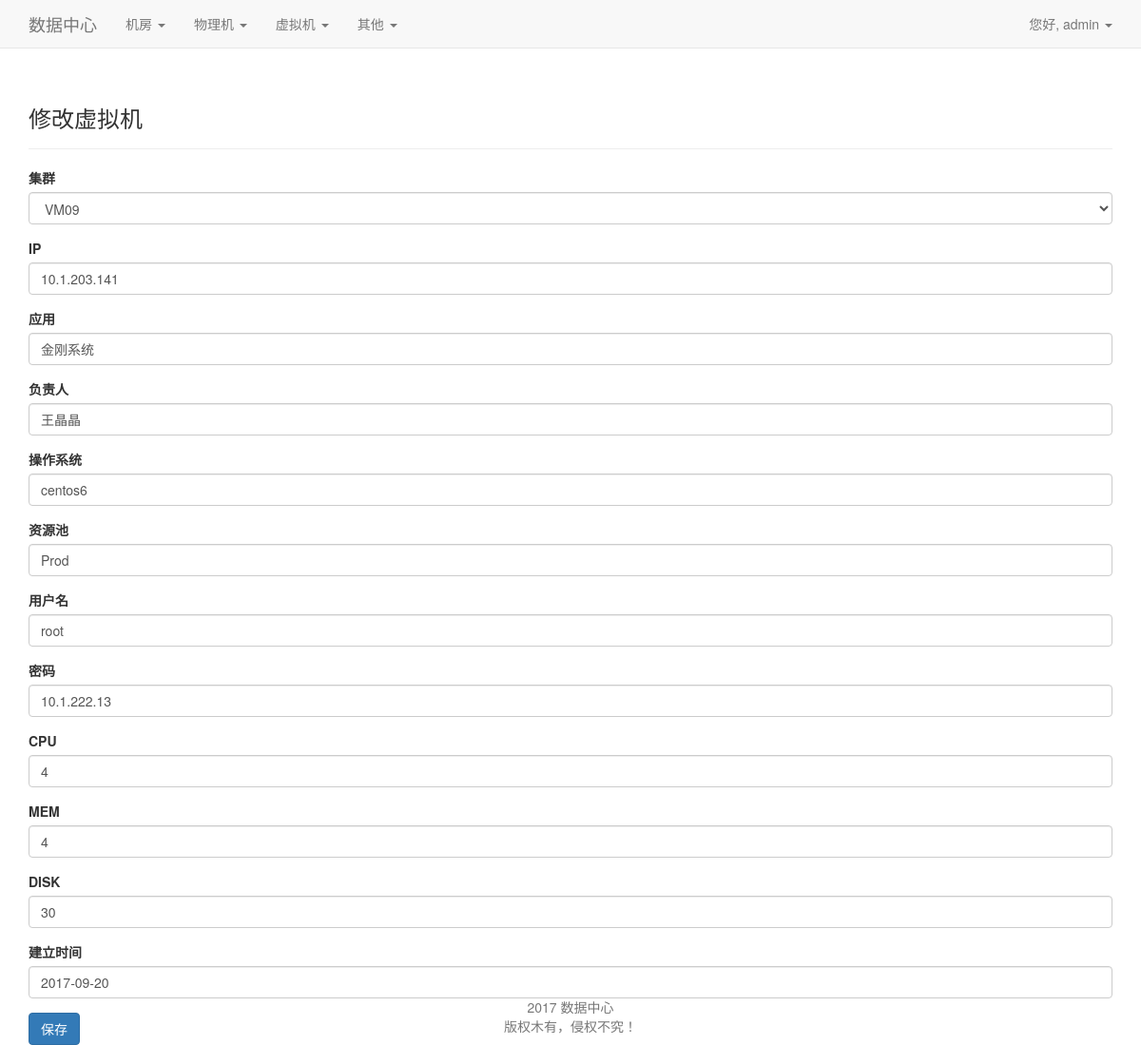
The page /vm_edit/1/ (signed in) on the database its author committed.
### yto_cmdb/models.py (models this page shows, shortened)
class vm_cluster(models.Model):
    vm_cluster_name=models.CharField(max_length=200)
    other=models.CharField(max_length=200)
    date_added = models.DateTimeField(auto_now_add=True)
    def __str__(self):
        return self.vm_cluster_name

class vm(models.Model):
    vm_cluster_name = models.ForeignKey(vm_cluster)
    ip_text=models.CharField(max_length=200,unique=True)
    app_text = models.CharField(max_length=200)
    order_text = models.CharField(max_length=200)
    os_text = models.CharField(max_length=200)
    pool_text = models.CharField(max_length=200)
    user_text = models.CharField(max_length=200)
    pass_text = models.CharField(max_length=200)
    cpu_text = models.CharField(max_length=200)
    mem_text = models.CharField(max_length=200)
    disk_text = models.CharField(max_length=200)
    date_added=models.DateField()

### yto_cmdb/views.py (the view)
# urls.py: url(r'^vm_edit/(?P<item_id>\d+)/$', views.vm_edit, name='vm_edit'),
@permission_required('yto_cmdb.delete_vm', 'yto_cmdb.add_vm','yto_cmdb.change_vm')
@login_required()
def vm_edit(request, item_id):
    entry = vm.objects.get(id=item_id)
    if request.method != 'POST':
        form = VmForm(instance=entry)
    else:
        form = VmForm(instance=entry, data=request.POST)
        if form.is_valid():
            form.save()
            return HttpResponseRedirect(reverse('yto_cmdb:vm_items'))
    content = {'entry': entry, 'form': form}
    return render(request, 'yto_cmdb/vm/edit_item.html', content)

### yto_cmdb/forms.py
class VmForm(forms.ModelForm):
    class Meta:
        model = vm
        fields = ['vm_cluster_name', 'ip_text', 'app_text', 'order_text', 'os_text', 'pool_text', 'user_text',
                  'pass_text', 'cpu_text', 'mem_text', 'disk_text', 'date_added']
        labels = {'vm_cluster_name': '集群', 'ip_text': 'IP', 'app_text': '应用', 'order_text': '负责人', 'os_text': '操作系统',
                  'pool_text': '资源池', 'user_text': '用户名', 'pass_text': '密码', 'cpu_text': 'CPU', 'mem_text': 'MEM',
                  'disk_text': 'DISK', 'date_added': '建立时间'}

### yto_cmdb/templates/yto_cmdb/vm/edit_item.html (shortened to what this page needs)
{% extends 'yto_cmdb/base.html' %}
{% load bootstrap3 %}
{% block header %}
    <h3>修改虚拟机</h3>
{% endblock %}
{% block content %}
    <form action="{% url 'yto_cmdb:vm_edit' entry.id %}" method="post" class="form">
        {% bootstrap_form form %}
        {% buttons %}
            <button name="submit" class="btn btn-primary">保存</button>
        {% endbuttons %}
    </form>
{% endblock %}

### yto_cmdb/templates/yto_cmdb/base.html (shortened to what this page needs)
{% load bootstrap3 %}
<!DOCTYPE html>
<html lang="en">
<head>
    {% bootstrap_css %}
</head>
<body>
<nav class="navbar navbar-default navbar-static-top">
    <div class="container">
        <div class="navbar-header">
            <a class="navbar-brand" href="{% url 'yto_cmdb:index' %}">数据中心</a>
        </div>
        <div id="navbar" class="navbar-collapse collapse">
            {% if perms.yto_cmdb %}
                <ul class="nav navbar-nav">
                <li class="dropdown">
                    <a href="#" class="dropdown-toggle" data-toggle="dropdown">
                        机房
                        <b class="caret"></b>
                    </a>
                </li>
                <li class="dropdown">
                    <a href="#" class="dropdown-toggle" data-toggle="dropdown">
                        物理机
                        <b class="caret"></b>
                    </a>
                </li>
                <li class="dropdown">
                    <a href="#" class="dropdown-toggle" data-toggle="dropdown">
                        虚拟机
                        <b class="caret"></b>
                    </a>
                </li>
                <li class="dropdown">
                    <a href="#" class="dropdown-toggle" data-toggle="dropdown">
                        其他
                        <b class="caret"></b>
                    </a>
                </li>
            {% endif %}
            </ul>
            <ul class="nav navbar-nav navbar-right ">
                {% if user.is_authenticated %}
                    <li class="dropdown">
                        <a href="#" class="dropdown-toggle" data-toggle="dropdown">
                            您好, {{ user.username }}
                            <b class="caret"></b>
                        </a>
                    </li>
                {% else %}
                    <li><a href="{% url 'users:register' %}">注册</a></li>
                    <li><a href="{% url 'users:login' %}">登陆</a></li> {% endif %}
            </ul>
        </div>
    </div>
</nav>
<div class="container">
    <div class="page-header">
        {% block header %}{% endblock header %}
    </div>
    <div>
        {% block content %}{% endblock content %}
    </div>
</div>
<div id="footer" class="container">
    <nav class="navbar navbar-fixed-bottom">
        <p class="text-muted credit" align="center">
            2017 数据中心<br>
            版权木有，侵权不究！
        </p>
    </nav>
</div>
</body>
</html>

### rows shown on the page
vm_cluster: vm_cluster_name "VM09"
vm: ip_text "10.1.203.141", app_text "金刚系统", order_text "王晶晶", os_text "centos6", pool_text "Prod", user_text "root", pass_text "10.1.222.13", cpu_text "4", mem_text "4", disk_text "30", date_added "2017-09-20"

### other values the page prints
{{ user.username }} "admin"
